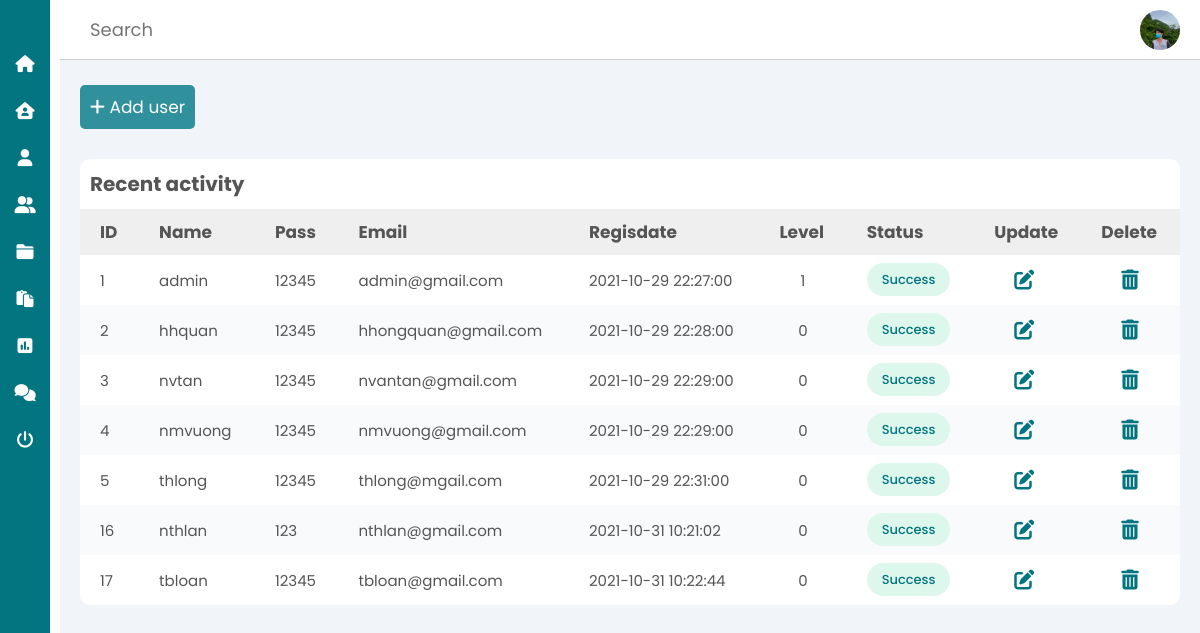
The page /teacher/user.php on the database its author committed.
### tables this page shows
CREATE TABLE `tb_user` (
  `user_id` int(11) NOT NULL,
  `user_name` char(30) DEFAULT NULL,
  `user_pass` char(100) DEFAULT NULL,
  `user_email` char(50) DEFAULT NULL,
  `regisdate` datetime DEFAULT current_timestamp(),
  `user_level` tinyint(4) DEFAULT NULL,
  `user_status` tinyint(4) DEFAULT 0,
  `code` char(100) NOT NULL
);

### teacher/user.php (the view, shortened to what this page needs)
<?php
    include('connect_database/connect.php');
    include('header.php');
?>
    <main>
        <a href="add_user.php" class="btn btn-add"><i class="fas fa-plus"></i> Add user</a>
        <section class="recent">
            <div class="activity-grid">
                <div class="activity-card">
                    <h3>Recent activity</h3>
                    <div class="table-responsive">
                        <table>
                            <thead>
                                <tr>
                                    <th>ID</th>
                                    <th>Name</th>
                                    <th>Pass</th>
                                    <th>Email</th>
                                    <th>Regisdate</th>
                                    <th>Level</th>
                                    <th>Status</th>
                                    <th>Update</th>
                                    <th>Delete</th>
                                </tr>
                            </thead>
                            <tbody>
                                <?php
                                    $sql = "SELECT * FROM tb_user";
                                    $res = mysqli_query($conn, $sql);
                                    if($res == TRUE)
                                    {
                                        $count = mysqli_num_rows($res);
                                        if($count>0)
                                        {
                                            while($row = mysqli_fetch_assoc($res))
                                            {
                                                $user_id = $row['user_id'];
                                                $user_name = $row['user_name'];
                                                $user_pass = $row['user_pass'];
                                                $email = $row['user_email'];
                                                $date = $row['regisdate'];
                                                $level = $row['user_level'];
                                                $status = $row['user_status'];
                                ?>
                                                <tr>
                                                    <td><?php echo $user_id; ?></td>
                                                    <td><?php echo $user_name; ?></td>
                                                    <td><?php echo $user_pass; ?></td>
                                                    <td><?php echo $email; ?></td>
                                                    <td><?php echo $date; ?></td>
                                                    <td class="status"><?php echo $level ?></td>
                                                    <td>
                                                        <?php
                                                            if($status==1)
                                                            {
                                                                ?>
                                                                <span class="badge success">Success</span>
                                                                <?php
                                                            }
                                                            else
                                                            {
                                                                ?>
                                                                <span class="badge warning">Processing</span>
                                                                <?php
                                                            }
                                                        ?>
                                                    </td>
                                                    <td>
                                                        <a href="update_user.php?user_id=<?php echo $user_id; ?>" class="update-icon">
                                                            <i class="fas fa-edit"></i>
                                                        </a>
                                                    </td>
                                                    <td>
                                                            <a href="delete_user.php?user_id=<?php echo $user_id; ?>" class="delete-icon">
                                                            <i class="fas fa-trash-alt"></i>
                                                        </a>
                                                    </td>
                                                </tr>
                                <?php
                                            }
                                        }
                                        else
                                        {
                                        }
                                    }
                                ?>
                            </tbody>
                        </table>
                    </div>
                </div>
            </div>
        </section>
    </div>
<?php
include('footer.php');
?>

### teacher/css/teacher.css (style rules this page uses)
* { font-family: 'Poppins', sans-serif; margin: 0; padding: 0; box-sizing: border-box; outline: none; border:none; text-decoration: none; transition: all .3s linear; transition: width none; list-style: none; }
.btn { display: inline-block; padding: 0.9rem 1rem; border-radius: 0.5rem; color: #fff; background-color: var(--btn-add); font-size: 1.7rem; cursor: pointer; }
.btn-add { margin-top: 1.5rem; }
.update-icon, .delete-icon { font-size: 2rem; margin-left: 1rem; color: var(--main-color); padding: 0 1rem; }
main { margin-top: 6rem; background: #f1f5f9; min-height: 90vh; padding: 1rem 2rem; }
.recent { margin-top: 3rem; margin-bottom: 3rem; }
.recent .activity-grid { display: grid; grid-template-columns: 100%; grid-column-gap: 1rem; }
.recent .activity-card { background: #fff; border-radius: 1rem; }
.recent .activity-grid .activity-card h3 { color: var(--text); margin: 1rem; font-size: 2rem; }
.recent .activity-grid .activity-card table { width: 100%; border-collapse: collapse; }
.recent .activity-grid .activity-card table thead { background: #efefef; text-align: left; }
th, td { font-size: 1.7rem; padding: 1rem 2rem; color: var(--text); }
td { font-size: 1.5rem; }
tbody tr:nth-child(even) { background: #f9fafc; }
.badge { padding: 0.7rem 1.5rem; border-radius: 2rem; font-weight: 500; font-size: 1.3rem; }
.badge.success { background: var(--success); color: var(--main-color); }
.status { text-align: center; }

### rows shown on the page
tb_user: user_id "1", user_name "admin", user_pass "12345", user_email "admin@gmail.com", regisdate "2021-10-29 22:27:00", user_level "1", user_status "Success"
tb_user: user_id "2", user_name "hhquan", user_pass "12345", user_email "hhongquan@gmail.com", regisdate "2021-10-29 22:28:00", user_level "0", user_status "Success"
tb_user: user_id "3", user_name "nvtan", user_pass "12345", user_email "nvantan@gmail.com", regisdate "2021-10-29 22:29:00", user_level "0", user_status "Success"
tb_user: user_id "4", user_name "nmvuong", user_pass "12345", user_email "nmvuong@gmail.com", regisdate "2021-10-29 22:29:00", user_level "0", user_status "Success"
tb_user: user_id "5", user_name "thlong", user_pass "12345", user_email "thlong@mgail.com", regisdate "2021-10-29 22:31:00", user_level "0", user_status "Success"
tb_user: user_id "16", user_name "nthlan", user_pass "123", user_email "nthlan@gmail.com", regisdate "2021-10-31 10:21:02", user_level "0", user_status "Success"
tb_user: user_id "17", user_name "tbloan", user_pass "12345", user_email "tbloan@gmail.com", regisdate "2021-10-31 10:22:44", user_level "0", user_status "Success"
